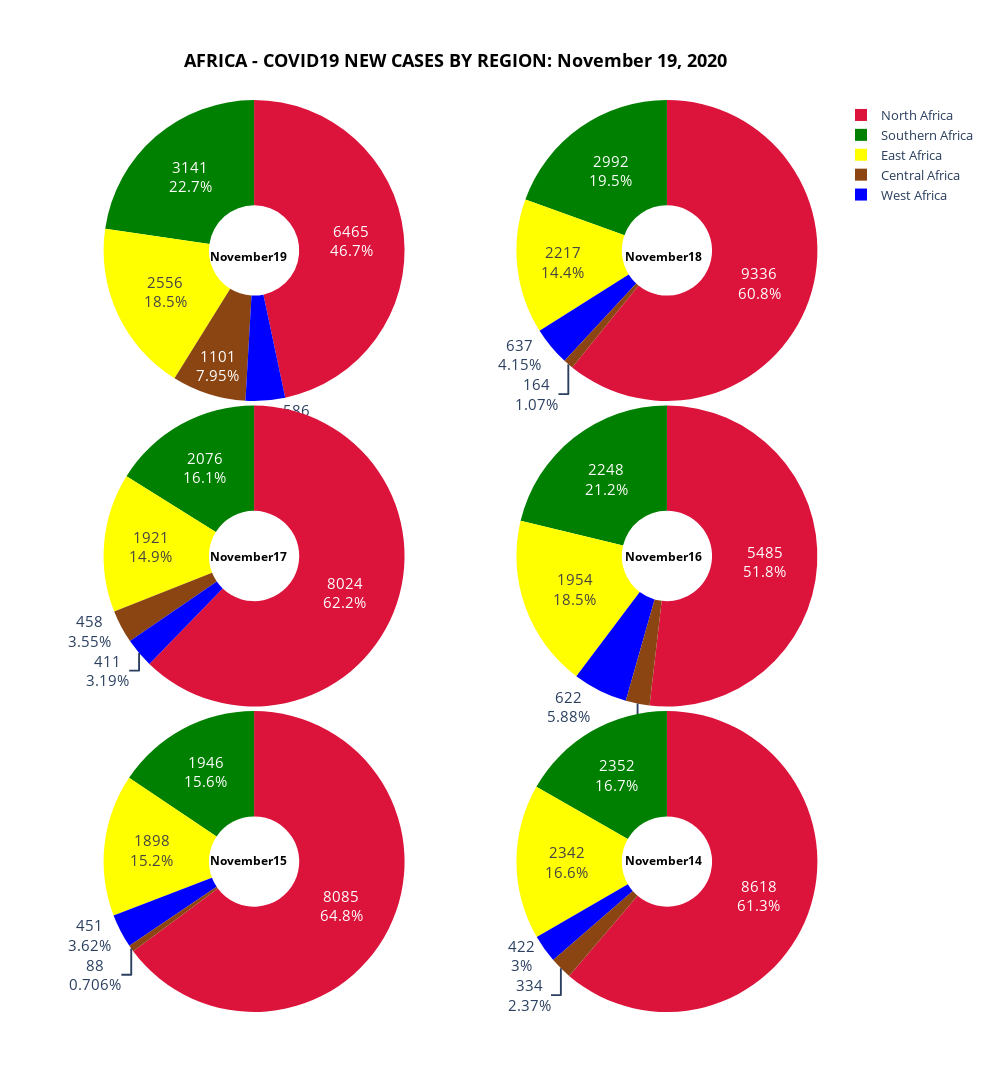

Write notebook code for a chart like this one.
### Markdown cell above
<a id='by_region'></a>

### Code cell
fig = make_subplots(rows=3, cols=2,  specs=[[{'type':'domain'}, {'type':'domain'}],[{'type':'domain'}, {'type':'domain'}],
                                            [{'type':'domain'}, {'type':'domain'}]], print_grid=False,vertical_spacing=0.005,
                                            horizontal_spacing=0.085)
position = 0

x=[0.168, 0.82, 0.168, 0.82, 0.168, 0.82]
y=[0.84,0.84, 0.5,0.5,0.155, 0.155]

# x=[0.2, 0.8, 0.2, 0.8, 0.2, 0.8]
# y=[0.85,0.85, 0.5,0.5,0.15, 0.15]

# x=[0.18, 0.82, 0.18, 0.82, 0.18, 0.82]
# y=[0.85,0.85, 0.5,0.5,0.15, 0.15]
slice_colors =  ['crimson', 'green', 'saddlebrown', 'yellow', 'blue']

for column in countries_new_cases.columns[1:][::-1]:
    afrik_region = []
    afric_region_stat = []
    row = ((position//2)+1)
    col = ((position%2)+1)
    for region in african_regions: 
        if(region == 'North Africa'):        
            north_africa_total = countries_new_cases[countries_new_cases['Country_Other'].isin(north_africa_new_cases['Country_Other'])]
            north_africa_total=north_africa_total.copy()
            north_africa_total.fillna(0, inplace=True)
            north_africa_sum = north_africa_total[column].astype(str).str.replace('+','').fillna(0).str.replace(',','').fillna(0).astype(int).sum()  
            afrik_region.append(region)
            afric_region_stat.append(north_africa_sum)

        elif(region == 'South Africa'):
            southern_africa_total = countries_new_cases[countries_new_cases['Country_Other'].isin(southern_africa_new_cases['Country_Other'])]
            southern_africa_total=southern_africa_total.copy()
            southern_africa_total.fillna(0, inplace=True)
            southern_africa_sum = southern_africa_total[column].astype(str).str.replace('+','').fillna(0).str.replace(',','').fillna(0).astype(int).sum() 
            afrik_region.append(region)
            afric_region_stat.append(southern_africa_sum)

        elif(region == 'Central Africa'):
            central_africa_total = countries_new_cases[countries_new_cases['Country_Other'].isin(central_africa_new_cases['Country_Other'])]
            central_africa_total=central_africa_total.copy()
            central_africa_total.fillna(0, inplace=True)
            central_africa_sum = central_africa_total[column].astype(str).str.replace('+','').fillna(0).str.replace(',','').fillna(0).astype(int).sum()
            afrik_region.append(region)
            afric_region_stat.append(central_africa_sum)

        elif(region == 'East Africa'):     
            east_africa_total = countries_new_cases[countries_new_cases['Country_Other'].isin(east_africa_new_cases['Country_Other'])]
            east_africa_total=east_africa_total.copy()
            east_africa_total.fillna(0, inplace=True)
            east_africa_sum = east_africa_total[column].astype(str).str.replace('+','').fillna(0).str.replace(',','').fillna(0).astype(int).sum()
            afrik_region.append(region)
            afric_region_stat.append(east_africa_sum)

        elif(region == 'West Africa'): 
            west_africa_total = countries_new_cases[countries_new_cases['Country_Other'].isin(west_africa_new_cases['Country_Other'])]
            west_africa_total=west_africa_total.copy()
            west_africa_total.fillna(0, inplace=True)    
            west_africa_sum = west_africa_total[column].astype(str).str.replace('+','').fillna(0).str.replace(',','').fillna(0).astype(int).sum()                         
            afrik_region.append(region)
            afric_region_stat.append(west_africa_sum)

            
            afrik_region[1] = 'Southern Africa'
            fig.add_trace(go.Pie(labels=afrik_region, values=afric_region_stat,name=column, ),row, col)         
            fig.update_traces(hole=.3, hoverinfo="label+percent+name+value", textinfo='percent+value',textfont_size=15,marker_colors=slice_colors,)  
            
       
    fig['layout']['annotations'] += tuple([dict(x=x[position],y=y[position],text='<b>'+column+'</b>', showarrow=False, font_size=12, font=dict(color='black'))])
    fig.update_layout(
    width=990,height=1450,autosize=False,
    title={'text': '<b>' + 'AFRICA - COVID19 NEW CASES BY REGION: ' + date_string +'</b>',
    'y':0.95,
    'x':0.46,
    'xanchor': 'center',
    'yanchor': 'top',
    'font_color':'black',
    'font_size':18},
     legend=dict(x=1, y=1,traceorder="normal",  font=dict(size=13))
    )
    position=position+1    
fig.show()

### Figure 1 — Plotly figure (JSON) as saved in the notebook; plotly's stock layout.template omitted (floating-point values rounded to 4 significant figures)
{"data": [{"domain": {"x": [0, 0.4575], "y": [0.67, 1]}, "hole": 0.3, "hoverinfo": "label+percent+name+value", "labels": ["North Africa", "Southern Africa", "Central Africa", "East Africa", "West Africa"], "marker": {"colors": ["crimson", "green", "saddlebrown", "yellow", "blue"]}, "name": "November19", "textfont": {"size": 15}, "textinfo": "percent+value", "type": "pie", "values": [6465, 3141, 1101, 2556, 586]}, {"domain": {"x": [0.5425, 1], "y": [0.67, 1]}, "hole": 0.3, "hoverinfo": "label+percent+name+value", "labels": ["North Africa", "Southern Africa", "Central Africa", "East Africa", "West Africa"], "marker": {"colors": ["crimson", "green", "saddlebrown", "yellow", "blue"]}, "name": "November18", "textfont": {"size": 15}, "textinfo": "percent+value", "type": "pie", "values": [9336, 2992, 164, 2217, 637]}, {"domain": {"x": [0, 0.4575], "y": [0.335, 0.665]}, "hole": 0.3, "hoverinfo": "label+percent+name+value", "labels": ["North Africa", "Southern Africa", "Central Africa", "East Africa", "West Africa"], "marker": {"colors": ["crimson", "green", "saddlebrown", "yellow", "blue"]}, "name": "November17", "textfont": {"size": 15}, "textinfo": "percent+value", "type": "pie", "values": [8024, 2076, 458, 1921, 411]}, {"domain": {"x": [0.5425, 1], "y": [0.335, 0.665]}, "hole": 0.3, "hoverinfo": "label+percent+name+value", "labels": ["North Africa", "Southern Africa", "Central Africa", "East Africa", "West Africa"], "marker": {"colors": ["crimson", "green", "saddlebrown", "yellow", "blue"]}, "name": "November16", "textfont": {"size": 15}, "textinfo": "percent+value", "type": "pie", "values": [5485, 2248, 271, 1954, 622]}, {"domain": {"x": [0, 0.4575], "y": [0, 0.33]}, "hole": 0.3, "hoverinfo": "label+percent+name+value", "labels": ["North Africa", "Southern Africa", "Central Africa", "East Africa", "West Africa"], "marker": {"colors": ["crimson", "green", "saddlebrown", "yellow", "blue"]}, "name": "November15", "textfont": {"size": 15}, "textinfo": "percent+value", "type": "pie", "values": [8085, 1946, 88, 1898, 451]}, {"domain": {"x": [0.5425, 1], "y": [0, 0.33]}, "hole": 0.3, "hoverinfo": "label+percent+name+value", "labels": ["North Africa", "Southern Africa", "Central Africa", "East Africa", "West Africa"], "marker": {"colors": ["crimson", "green", "saddlebrown", "yellow", "blue"]}, "name": "November14", "textfont": {"size": 15}, "textinfo": "percent+value", "type": "pie", "values": [8618, 2352, 334, 2342, 422]}], "layout": {"annotations": [{"font": {"color": "black", "size": 12}, "showarrow": false, "text": "<b>November19</b>", "x": 0.168, "y": 0.84}, {"font": {"color": "black", "size": 12}, "showarrow": false, "text": "<b>November18</b>", "x": 0.82, "y": 0.84}, {"font": {"color": "black", "size": 12}, "showarrow": false, "text": "<b>November17</b>", "x": 0.168, "y": 0.5}, {"font": {"color": "black", "size": 12}, "showarrow": false, "text": "<b>November16</b>", "x": 0.82, "y": 0.5}, {"font": {"color": "black", "size": 12}, "showarrow": false, "text": "<b>November15</b>", "x": 0.168, "y": 0.155}, {"font": {"color": "black", "size": 12}, "showarrow": false, "text": "<b>November14</b>", "x": 0.82, "y": 0.155}], "autosize": false, "height": 1450, "legend": {"font": {"size": 13}, "traceorder": "normal", "x": 1, "y": 1}, "title": {"font": {"color": "black", "size": 18}, "text": "<b>AFRICA - COVID19 NEW CASES BY REGION: November 19, 2020</b>", "x": 0.46, "xanchor": "center", "y": 0.95, "yanchor": "top"}, "width": 990}}
